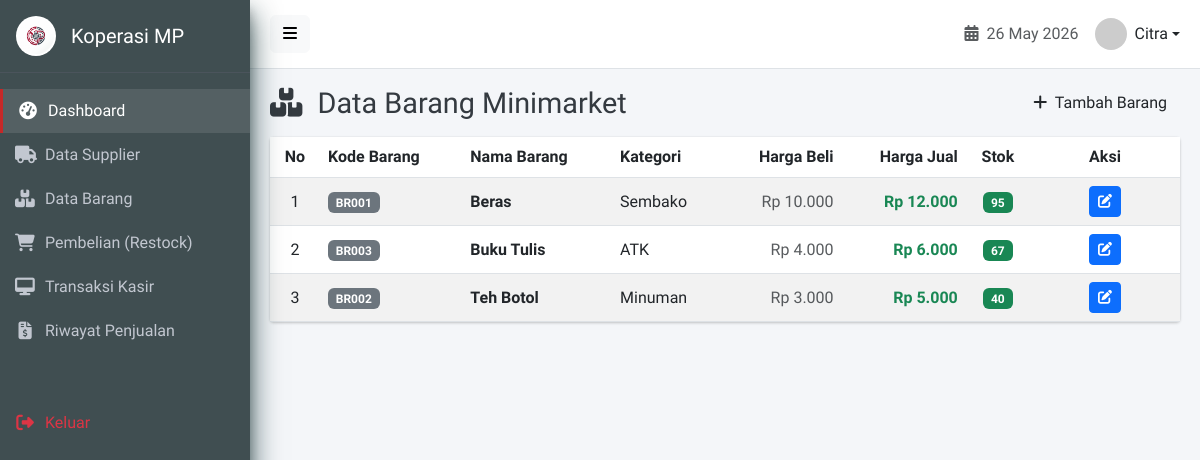
Page /barang.php (signed in) on the earlier database version.
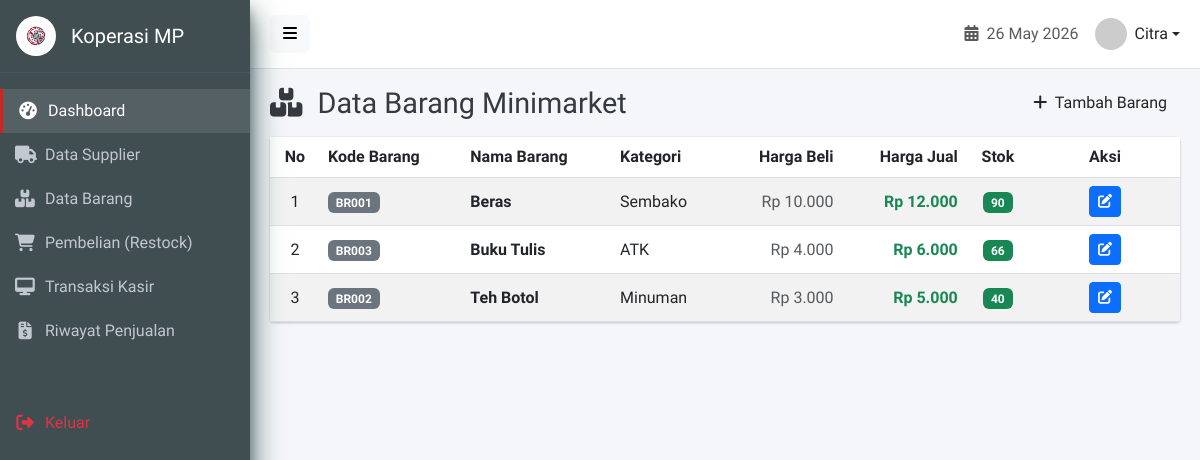
Same page on the later database version.
### tables this page shows
CREATE TABLE `barang` (
  `id_barang` int(11) NOT NULL AUTO_INCREMENT,
  `kode_barang` varchar(50) DEFAULT NULL,
  `nama_barang` varchar(100) DEFAULT NULL,
  `id_kategori` int(11) DEFAULT NULL,
  `harga_beli` decimal(15,2) DEFAULT NULL CHECK (`harga_beli` >= 0),
  `harga_jual` decimal(15,2) DEFAULT NULL CHECK (`harga_jual` >= 0),
  `stok` int(11) DEFAULT 0 CHECK (`stok` >= 0),
  `created_at` timestamp NOT NULL DEFAULT current_timestamp(),
  PRIMARY KEY (`id_barang`),
  UNIQUE KEY `kode_barang` (`kode_barang`),
  KEY `id_kategori` (`id_kategori`),
  KEY `idx_barang_nama` (`nama_barang`),
  CONSTRAINT `barang_ibfk_1` FOREIGN KEY (`id_kategori`) REFERENCES `kategori_barang` (`id_kategori`) ON DELETE SET NULL ON UPDATE CASCADE
);

CREATE TABLE `kategori_barang` (
  `id_kategori` int(11) NOT NULL AUTO_INCREMENT,
  `nama_kategori` varchar(100) DEFAULT NULL,
  PRIMARY KEY (`id_kategori`),
  UNIQUE KEY `nama_kategori` (`nama_kategori`)
);

### barang.php (the view, shortened to what this page needs)
<?php
require_once 'config/database.php';
include 'views/layouts/header.php';
?>
<div class="content-header">
    <div class="d-flex justify-content-between align-items-center">
        <h1 class="m-0"><i class="fas fa-boxes me-2"></i> Data Barang Minimarket</h1>
        <a href="barang_tambah.php" class="btn btn-crimson"><i class="fas fa-plus me-1"></i> Tambah Barang</a>
    </div>
</div>
<section class="content">
    <div class="card">
        <div class="card-body p-0">
            <div class="table-responsive">
                <table class="table table-hover table-striped align-middle mb-0">
                    <thead class="bg-light">
                        <tr>
                            <th class="text-center" width="50">No</th>
                            <th>Kode Barang</th>
                            <th>Nama Barang</th>
                            <th>Kategori</th>
                            <th class="text-end">Harga Beli</th>
                            <th class="text-end">Harga Jual</th>
                            <th class="text-center">Stok</th>
                            <th class="text-center" width="150">Aksi</th>
                        </tr>
                    </thead>
                    <tbody>
                        <?php
                        $no = 1;
                        $query = $conn->query("
                            SELECT b.*, k.nama_kategori
                            FROM barang b
                            LEFT JOIN kategori_barang k ON b.id_kategori = k.id_kategori
                            ORDER BY b.nama_barang ASC
                        ");
                        if($query->num_rows > 0):
                            while($row = $query->fetch_assoc()):
                        ?>
                        <tr>
                            <td class="text-center"><?php echo $no++; ?></td>
                            <td><span class="badge bg-secondary"><?php echo $row['kode_barang']; ?></span></td>
                            <td class="fw-bold"><?php echo htmlspecialchars($row['nama_barang']); ?></td>
                            <td><?php echo htmlspecialchars($row['nama_kategori']); ?></td>
                            <td class="text-end text-muted">Rp <?php echo number_format($row['harga_beli'], 0, ',', '.'); ?></td>
                            <td class="text-end fw-bold text-success">Rp <?php echo number_format($row['harga_jual'], 0, ',', '.'); ?></td>
                            <td class="text-center">
                                <?php if($row['stok'] <= 5): ?>
                                    <span class="badge bg-danger"><?php echo $row['stok']; ?></span>
                                <?php else: ?>
                                    <span class="badge bg-success"><?php echo $row['stok']; ?></span>
                                <?php endif; ?>
                            </td>
                            <td class="text-center">
                                <a href="barang_edit.php?id=<?php echo $row['id_barang']; ?>" class="btn btn-sm btn-primary" title="Edit"><i class="fas fa-edit"></i></a>
                            </td>
                        </tr>
                        <?php
                            endwhile;
                        else:
                        ?>
                        <tr>
                            <td colspan="8" class="text-center py-4 text-muted">Belum ada data barang.</td>
                        </tr>
                        <?php endif; ?>
                    </tbody>
                </table>
            </div>
        </div>
    </div>
</section>
<?php include 'views/layouts/footer.php'; ?>

Differences in the rows shown:
changed barang "Beras": stok "95" → "90"
changed barang "Buku Tulis": stok "67" → "66"
